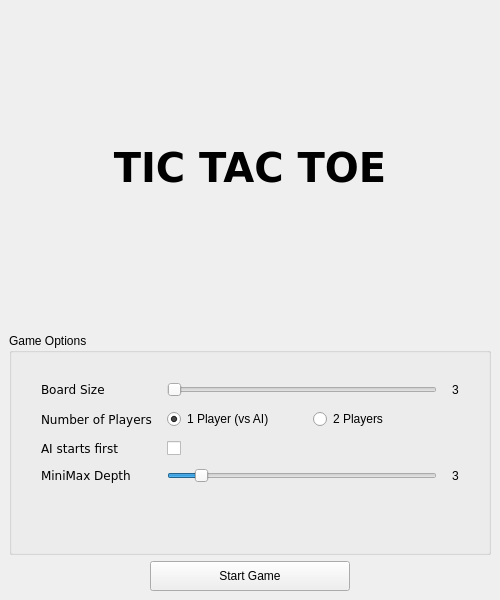
<?xml version="1.0" encoding="UTF-8"?>
<ui version="4.0">
 <class>TitleScreen</class>
 <widget class="QMainWindow" name="TitleScreen">
  <property name="geometry">
   <rect>
    <x>0</x>
    <y>0</y>
    <width>500</width>
    <height>600</height>
   </rect>
  </property>
  <property name="minimumSize">
   <size>
    <width>500</width>
    <height>600</height>
   </size>
  </property>
  <property name="maximumSize">
   <size>
    <width>500</width>
    <height>607</height>
   </size>
  </property>
  <property name="windowTitle">
   <string>Tic Tac Toe</string>
  </property>
  <widget class="QWidget" name="centralwidget">
   <layout class="QVBoxLayout" name="verticalLayout_2">
    <item>
     <layout class="QVBoxLayout" name="verticalLayout">
      <item>
       <layout class="QHBoxLayout" name="horizontalLayout">
        <item>
         <widget class="QLabel" name="Logo">
          <property name="sizePolicy">
           <sizepolicy hsizetype="Fixed" vsizetype="Fixed">
            <horstretch>0</horstretch>
            <verstretch>0</verstretch>
           </sizepolicy>
          </property>
          <property name="maximumSize">
           <size>
            <width>256</width>
            <height>256</height>
           </size>
          </property>
          <property name="text">
           <string/>
          </property>
          <property name="pixmap">
           <pixmap resource="../resources.qrc">:/images/images/icon.png</pixmap>
          </property>
          <property name="scaledContents">
           <bool>true</bool>
          </property>
          <property name="alignment">
           <set>Qt::AlignCenter</set>
          </property>
         </widget>
        </item>
       </layout>
      </item>
      <item>
       <widget class="QLabel" name="label">
        <property name="sizePolicy">
         <sizepolicy hsizetype="Preferred" vsizetype="Maximum">
          <horstretch>0</horstretch>
          <verstretch>0</verstretch>
         </sizepolicy>
        </property>
        <property name="font">
         <font>
          <family>Verdana</family>
          <pointsize>30</pointsize>
          <bold>true</bold>
          <stylestrategy>PreferDefault</stylestrategy>
         </font>
        </property>
        <property name="text">
         <string>TIC TAC TOE</string>
        </property>
        <property name="textFormat">
         <enum>Qt::AutoText</enum>
        </property>
        <property name="alignment">
         <set>Qt::AlignCenter</set>
        </property>
       </widget>
      </item>
      <item>
       <widget class="QLabel" name="label_6">
        <property name="text">
         <string/>
        </property>
        <property name="alignment">
         <set>Qt::AlignCenter</set>
        </property>
       </widget>
      </item>
      <item>
       <widget class="QGroupBox" name="groupBox">
        <property name="title">
         <string>Game Options</string>
        </property>
        <layout class="QVBoxLayout" name="verticalLayout_3">
         <item>
          <layout class="QFormLayout" name="formLayout">
           <property name="horizontalSpacing">
            <number>15</number>
           </property>
           <property name="verticalSpacing">
            <number>12</number>
           </property>
           <property name="leftMargin">
            <number>20</number>
           </property>
           <property name="topMargin">
            <number>20</number>
           </property>
           <property name="rightMargin">
            <number>20</number>
           </property>
           <property name="bottomMargin">
            <number>20</number>
           </property>
           <item row="0" column="0">
            <widget class="QLabel" name="label_5">
             <property name="font">
              <font>
               <family>Verdana</family>
               <pointsize>9</pointsize>
              </font>
             </property>
             <property name="text">
              <string>Board Size</string>
             </property>
            </widget>
           </item>
           <item row="1" column="0">
            <widget class="QLabel" name="label_2">
             <property name="font">
              <font>
               <family>Verdana</family>
               <pointsize>9</pointsize>
              </font>
             </property>
             <property name="text">
              <string>Number of Players</string>
             </property>
            </widget>
           </item>
           <item row="1" column="1">
            <layout class="QHBoxLayout" name="horizontalLayout_3">
             <item>
              <widget class="QRadioButton" name="onePlayer">
               <property name="text">
                <string>1 Player (vs AI)</string>
               </property>
               <property name="checked">
                <bool>true</bool>
               </property>
              </widget>
             </item>
             <item>
              <widget class="QRadioButton" name="twoPlayers">
               <property name="text">
                <string>2 Players</string>
               </property>
               <property name="checked">
                <bool>false</bool>
               </property>
              </widget>
             </item>
            </layout>
           </item>
           <item row="2" column="0">
            <widget class="QLabel" name="label_3">
             <property name="font">
              <font>
               <family>Verdana</family>
               <pointsize>9</pointsize>
              </font>
             </property>
             <property name="text">
              <string>AI starts first</string>
             </property>
            </widget>
           </item>
           <item row="2" column="1">
            <widget class="QCheckBox" name="AIStarts">
             <property name="enabled">
              <bool>true</bool>
             </property>
             <property name="text">
              <string/>
             </property>
            </widget>
           </item>
           <item row="3" column="0">
            <widget class="QLabel" name="label_4">
             <property name="font">
              <font>
               <family>Verdana</family>
               <pointsize>9</pointsize>
              </font>
             </property>
             <property name="text">
              <string>MiniMax Depth</string>
             </property>
            </widget>
           </item>
           <item row="4" column="0" colspan="2">
            <widget class="QLabel" name="label_7">
             <property name="text">
              <string>&lt;html&gt;&lt;head/&gt;&lt;body&gt;&lt;p&gt;&lt;br/&gt;&lt;/p&gt;&lt;/body&gt;&lt;/html&gt;</string>
             </property>
            </widget>
           </item>
           <item row="0" column="1">
            <layout class="QHBoxLayout" name="horizontalLayout_5">
             <property name="spacing">
              <number>15</number>
             </property>
             <item>
              <widget class="QSlider" name="boardSize">
               <property name="minimum">
                <number>3</number>
               </property>
               <property name="maximum">
                <number>10</number>
               </property>
               <property name="orientation">
                <enum>Qt::Horizontal</enum>
               </property>
              </widget>
             </item>
             <item>
              <widget class="QLabel" name="boardSizeValue">
               <property name="text">
                <string>3</string>
               </property>
               <property name="alignment">
                <set>Qt::AlignCenter</set>
               </property>
              </widget>
             </item>
            </layout>
           </item>
           <item row="3" column="1">
            <layout class="QHBoxLayout" name="horizontalLayout_6">
             <property name="spacing">
              <number>15</number>
             </property>
             <item>
              <widget class="QSlider" name="miniMaxDepth">
               <property name="enabled">
                <bool>true</bool>
               </property>
               <property name="minimum">
                <number>1</number>
               </property>
               <property name="maximum">
                <number>20</number>
               </property>
               <property name="value">
                <number>3</number>
               </property>
               <property name="orientation">
                <enum>Qt::Horizontal</enum>
               </property>
              </widget>
             </item>
             <item>
              <widget class="QLabel" name="miniMaxDepthValue">
               <property name="text">
                <string>3</string>
               </property>
               <property name="alignment">
                <set>Qt::AlignCenter</set>
               </property>
              </widget>
             </item>
            </layout>
           </item>
          </layout>
         </item>
        </layout>
       </widget>
      </item>
      <item>
       <layout class="QHBoxLayout" name="horizontalLayout_2">
        <item>
         <widget class="QPushButton" name="startGame">
          <property name="sizePolicy">
           <sizepolicy hsizetype="Fixed" vsizetype="Fixed">
            <horstretch>0</horstretch>
            <verstretch>0</verstretch>
           </sizepolicy>
          </property>
          <property name="minimumSize">
           <size>
            <width>200</width>
            <height>30</height>
           </size>
          </property>
          <property name="text">
           <string>Start Game</string>
          </property>
         </widget>
        </item>
       </layout>
      </item>
     </layout>
    </item>
   </layout>
  </widget>
 </widget>
 <resources>
  <include location="../resources.qrc"/>
 </resources>
 <connections/>
</ui>
